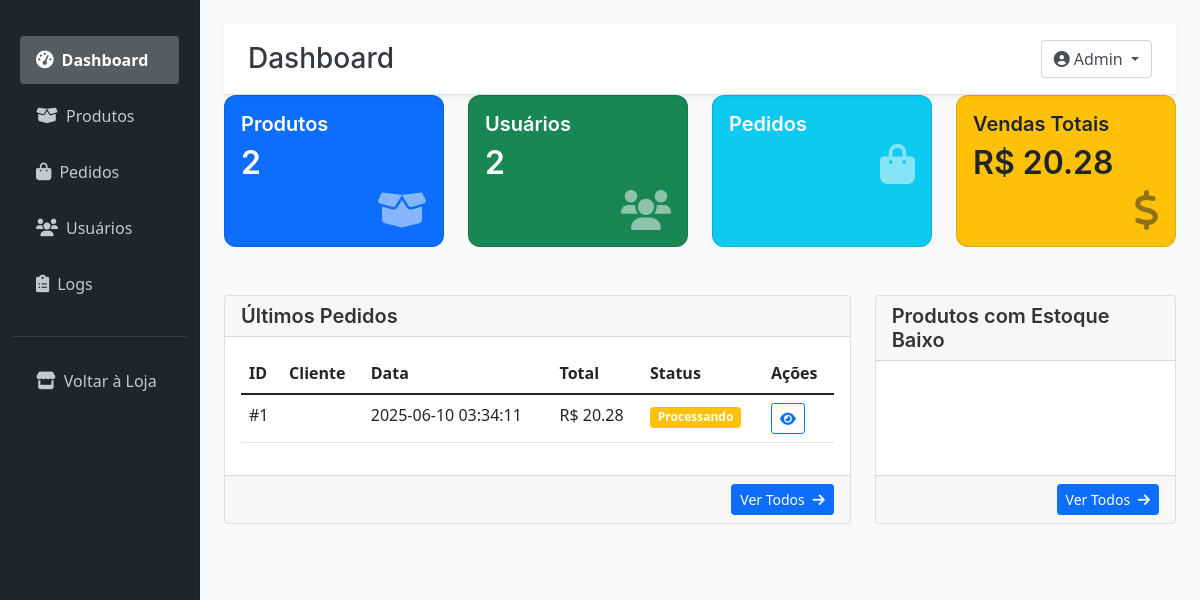
The page /admin/dashboard (signed in) on the database as committed earlier.
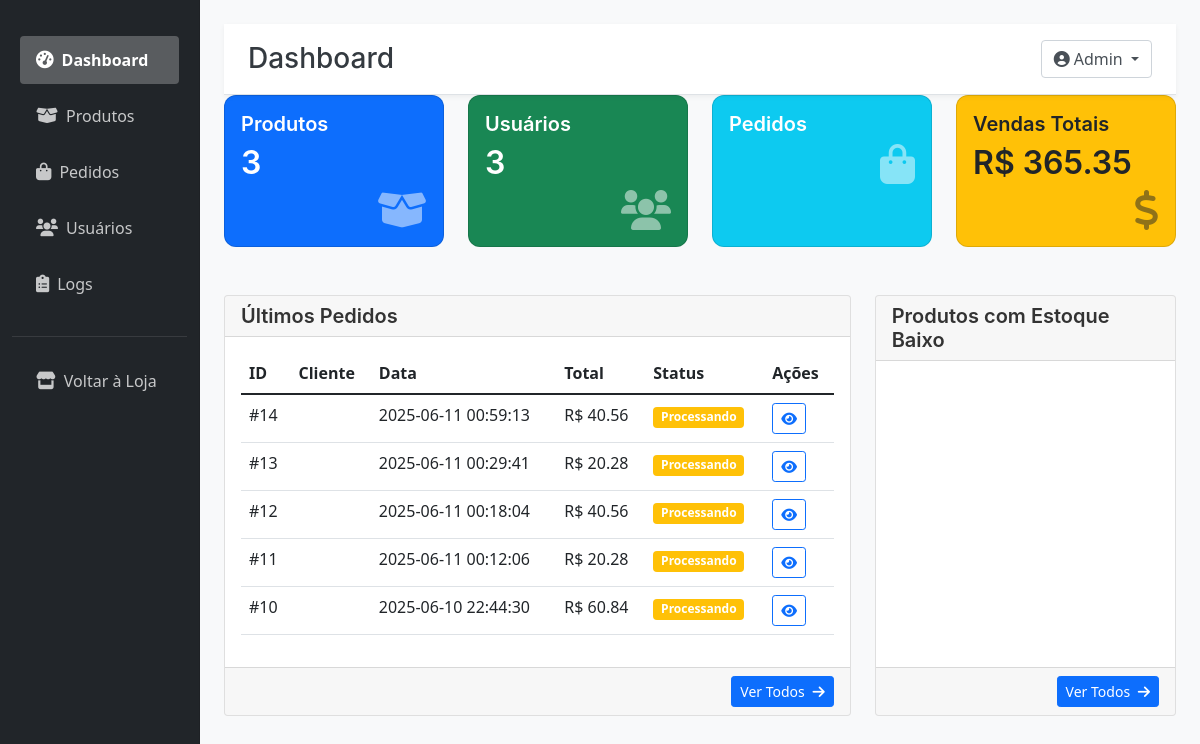
The same page on the database as committed later.
### tables this page shows
CREATE TABLE pedidos (
            id INTEGER PRIMARY KEY AUTOINCREMENT,
            usuario_id INTEGER,
            data TIMESTAMP DEFAULT CURRENT_TIMESTAMP,
            status TEXT DEFAULT 'Pendente',
            total REAL DEFAULT 0.0,
            FOREIGN KEY (usuario_id) REFERENCES usuarios(id)
        );

### app.py (the view)
@app.route('/admin/dashboard')
@admin_required
def admin_dashboard():
    conn = conectar_db()
    cursor = conn.cursor()
    cursor.execute('SELECT COUNT(*) FROM produtos')
    total_produtos = cursor.fetchone()[0]
    cursor.execute('SELECT COUNT(*) FROM usuarios')
    total_usuarios = cursor.fetchone()[0]
    cursor.execute("SELECT COUNT(*) FROM pedidos WHERE DATE(data) = DATE('now', '-3 hours')") # Adjust for Brasil time if necessary
    pedidos_hoje = cursor.fetchone()[0]
    cursor.execute("SELECT COALESCE(SUM(total), 0) FROM pedidos WHERE strftime('%Y-%m', data, '-3 hours') = strftime('%Y-%m', 'now', '-3 hours')")
    vendas_mensais = cursor.fetchone()[0]
    cursor.execute("SELECT COALESCE(SUM(total), 0) FROM pedidos")
    vendas_totais = cursor.fetchone()[0]
    cursor.execute('''
        SELECT p.id, u.nome as cliente, p.data, p.total, p.status
        FROM pedidos p
        JOIN usuarios u ON p.usuario_id = u.id
        ORDER BY p.data DESC
        LIMIT 5
    ''')
    ultimos_pedidos = cursor.fetchall() # Already dict-like
    cursor.execute('SELECT nome, estoque FROM produtos WHERE estoque < 10 ORDER BY estoque ASC LIMIT 5')
    estoque_baixo = cursor.fetchall() # Already dict-like
    conn.close()
    return render_template('admin/dashboard.html',
                         total_produtos=total_produtos,
                         total_usuarios=total_usuarios,
                         pedidos_hoje=pedidos_hoje,
                         vendas_mensais=vendas_mensais,
                         vendas_totais=vendas_totais,
                         ultimos_pedidos=ultimos_pedidos,
                         estoque_baixo=estoque_baixo)

### app.py (called while the page is built)
def conectar_db():
    conn = sqlite3.connect(DB_NAME)
    conn.row_factory = sqlite3.Row # Allows accessing columns by name
    return conn

def contar_itens_carrinho_db(usuario_id):
    conn = conectar_db()
    cursor = conn.cursor()
    cursor.execute('''
    SELECT COALESCE(SUM(quantidade), 0)
    FROM carrinho
    WHERE usuario_id = ?
    ''', (usuario_id,))
    total_itens = cursor.fetchone()[0]
    conn.close()
    return total_itens

@app.context_processor
def inject_carrinho():
    total_itens = 0
    if 'usuario_id' in session:
        try:
            total_itens = contar_itens_carrinho_db(session['usuario_id'])
        except Exception as e:
            print(f"Erro no context processor ao contar itens do carrinho (DB): {e}")
            total_itens = 0
    return {'total_itens': total_itens}

def admin_required(f):
    @wraps(f)
    def decorated_function(*args, **kwargs):
        if 'usuario_id' not in session or not session.get('is_admin', False):
            flash('Acesso restrito a administradores', 'danger')
            return redirect(url_for('login'))
        return f(*args, **kwargs)
    return decorated_function

### templates/admin/dashboard.html (shortened to what the changed rows need)
{% extends "admin/base.html" %}
{% block page_title %}Dashboard{% endblock %}
{% block content %}
<div class="row mb-4">
    <div class="col-md-3 mb-4">
        <div class="card stat-card bg-primary text-white h-100">
            <div class="card-body">
                <h5 class="card-title">Produtos</h5>
                <h2 class="card-text">{{ total_produtos }}</h2>
                <i class="fas fa-box-open float-end fs-1 opacity-50"></i>
            </div>
        </div>
    </div>
    <div class="col-md-3 mb-4">
        <div class="card stat-card bg-success text-white h-100">
            <div class="card-body">
                <h5 class="card-title">Usuários</h5>
                <h2 class="card-text">{{ total_usuarios }}</h2>
                <i class="fas fa-users float-end fs-1 opacity-50"></i>
            </div>
        </div>
    </div>
    <div class="col-md-3 mb-4">
        <div class="card stat-card bg-warning text-dark h-100">
            <div class="card-body">
                <h5 class="card-title">Vendas Totais</h5>
                <h2 class="card-text">R$ {{ "%.2f"|format(vendas_totais) }}</h2>
                <i class="fas fa-dollar-sign float-end fs-1 opacity-50"></i>
            </div>
        </div>
    </div>
</div>
<div class="row">
    <div class="col-md-8 mb-4">
        <div class="card h-100">
            <div class="card-body">
                <div class="table-responsive">
                    <table class="table table-hover">
                        <thead>
                            <tr>
                                <th>ID</th>
                                <th>Cliente</th>
                                <th>Data</th>
                                <th>Total</th>
                                <th>Status</th>
                                <th>Ações</th>
                            </tr>
                        </thead>
                        <tbody>
                            {% for pedido in ultimos_pedidos %}
                            <tr>
                                <td>#{{ pedido['id'] }}</td>
                                <td>{{ pedido['nome'] }}</td>
                                <td>{{ pedido['data'] }}</td>
                                <td>R$ {{ "%.2f"|format(pedido['total']) }}</td>
                                <td>
                                    <span class="badge bg-{{ 'success' if pedido['status'] == 'Entregue' else 'warning' }}">
                                        {{ pedido['status'] }}
                                    </span>
                                </td>
                                <td>
                                    <a href="{{ url_for('detalhes_pedido', id=pedido['id']) }}"
                                       class="btn btn-sm btn-outline-primary">
                                        <i class="fas fa-eye"></i>
                                    </a>
                                </td>
                            </tr>
                            {% endfor %}
                        </tbody>
                    </table>
                </div>
            </div>
        </div>
    </div>
</div>
{% endblock %}

Rows that differ between the two databases and show on the page:
no longer on this page (row unchanged): pedidos: id "1", data "2025-06-10 03:34:11", total "20.28", status "Processando"
added pedidos: id "14", data "2025-06-11 00:59:13", total "40.56", status "Processando"
added pedidos: id "13", data "2025-06-11 00:29:41", total "20.28", status "Processando"
added pedidos: id "12", data "2025-06-11 00:18:04", total "40.56", status "Processando"
added pedidos: id "11", data "2025-06-11 00:12:06", total "20.28", status "Processando"
added pedidos: id "10", data "2025-06-10 22:44:30", total "60.84", status "Processando"
Other text that changed with them:
{{ total_produtos }}: "2" → "3"
{{ total_usuarios }}: "2" → "3"
{{ "%.2f"|format(vendas_totais) }}: "20.28" → "365.35"
